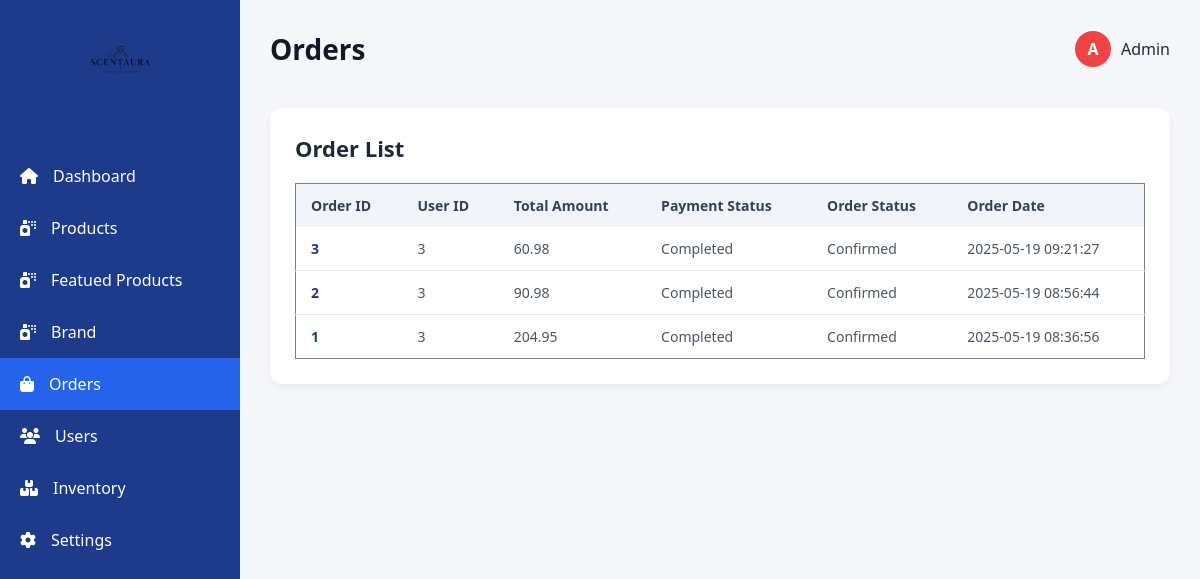
Screenshot of /admin/orders.php (signed in) with the database file from the repository.
### tables this page shows
CREATE TABLE `orders` (
  `order_id` int(11) NOT NULL,
  `user_id` int(11) NOT NULL,
  `total_amount` decimal(10,2) NOT NULL,
  `payment_status` enum('pending','completed','failed') DEFAULT 'pending',
  `order_status` enum('processing','confirmed','shipped','delivered','cancelled') DEFAULT 'processing',
  `payment_method` varchar(50) DEFAULT NULL,
  `transaction_id` varchar(100) DEFAULT NULL,
  `shipping_address` text DEFAULT NULL,
  `billing_address` text DEFAULT NULL,
  `order_date` timestamp NOT NULL DEFAULT current_timestamp()
);

### admin/orders.php (the view, shortened to what this page needs)
<?php
  include '../db.php';
$orderQuery = "SELECT * FROM orders ORDER BY order_date DESC";
$result = mysqli_query($conn, $orderQuery);
?>
<!DOCTYPE html>
<html lang="en">
<head>
  <link rel="stylesheet" href="https://cdnjs.cloudflare.com/ajax/libs/font-awesome/6.4.0/css/all.min.css"/>
  <link rel="stylesheet" href="style.css?v=<?php echo time(); ?>"/>
  <link rel="stylesheet" href="orders.css?v=<?php echo time(); ?>"/>
</head>
<body>
<div class="admin-container">
    <aside class="sidebar">
      <div class="sidebar-logo">
        <img src="../components/logo/logo.png" alt="ScentAura Logo">
      </div>
      <ul class="nav-links">
        <li><a href="dashboard.php"><i class="fas fa-home"></i> Dashboard</a></li>
        <li><a href="product.php"><i class="fas fa-spray-can"></i> Products</a></li>
        <li><a href="featured_products.php"><i class="fas fa-spray-can"></i>Featued Products</a></li>
        <li><a href="brand.php"><i class="fas fa-spray-can"></i>Brand</a></li>
        <li><a href="orders.php" class="active"><i class="fas fa-shopping-bag"></i> Orders</a></li>
        <li><a href="users.php"><i class="fas fa-users"></i> Users</a></li>
        <li><a href="inventory.php"><i class="fas fa-boxes"></i> Inventory</a></li>
        <li><a href="settings.php"><i class="fas fa-cog"></i> Settings</a></li>
      </ul>
    </aside>
    <div class="main-content">
        <div class="main-header">
            <h1>Orders</h1>
            <div class="user-profile">
                <div class="avatar">A</div>
                <p>Admin</p>
            </div>
        </div>
        <div class="orders-table">
            <h2>Order List</h2>
            <table border="1" cellpadding="10">
                <thead>
                    <tr>
                        <th>Order ID</th>
                        <th>User ID</th>
                        <th>Total Amount</th>
                        <th>Payment Status</th>
                        <th>Order Status</th>
                        <th>Order Date</th>
                    </tr>
                </thead>
                <tbody>
                    <?php
                    if (mysqli_num_rows($result) > 0) {
                        while ($order = mysqli_fetch_assoc($result)) {
                            echo '<tr>';
                            echo '<td>' . $order['order_id'] . '</td>';
                            echo '<td>' . $order['user_id'] . '</td>';
                            echo '<td>' . $order['total_amount'] . '</td>';
                            echo '<td>' . ucfirst($order['payment_status']) . '</td>';
                            echo '<td>' . ucfirst($order['order_status']) . '</td>';
                            echo '<td>' . $order['order_date'] . '</td>';
                            echo '</tr>';
                        }
                    } else {
                        echo '<tr><td colspan="6">No orders found</td></tr>';
                    }
                    ?>
                </tbody>
            </table>
        </div>
    </div>
</div>
</body>
</html>

### admin/style.css (style rules this page uses)
* { margin: 0; padding: 0; box-sizing: border-box; }
body { font-family: 'Segoe UI', sans-serif; background-color: #f5f7fa; color: #1f2937; }
.admin-container { display: flex; min-height: 100vh; overflow: hidden; }
.sidebar { width: 240px; background-color: #1E3A8A; color: #fff; display: flex; flex-direction: column; padding: 20px 0; position: fixed; height: 100%; left: 0; top: 0; z-index: 1000; }
.sidebar-logo { display: flex; flex-direction: column; align-items: center; }
.sidebar-logo img { width: 80px; height: 80px; object-fit: contain; margin-bottom: 10px; }
.nav-links { list-style: none; margin-top: 40px; width: 100%; }
.nav-links li { width: 100%; }
.nav-links a { display: flex; align-items: center; gap: 15px; padding: 15px 20px; text-decoration: none; color: #fff; font-size: 16px; transition: background 0.2s ease; }
.nav-links a:hover, .nav-links a.active { background-color: #2563eb; }
.main-content { margin-left: 240px; padding: 30px; width: 100%; }
.main-header { display: flex; justify-content: space-between; align-items: center; margin-bottom: 40px; }
.main-header h1 { font-size: 28px; color: #111827; }
.user-profile { display: flex; align-items: center; gap: 10px; }
.avatar { background-color: #ef4444; color: #fff; width: 36px; height: 36px; display: flex; align-items: center; justify-content: center; border-radius: 50%; font-weight: bold; }

### admin/orders.css (style rules this page uses)
.orders-table { background-color: #fff; border-radius: 12px; padding: 25px; box-shadow: 0 4px 8px rgba(0, 0, 0, 0.05); margin-bottom: 40px; }
.orders-table h2 { font-size: 22px; margin-bottom: 20px; color: #1e293b; }
table { width: 100%; border-collapse: collapse; font-size: 14px; }
table th { background-color: #f1f5f9; color: #334155; font-weight: 600; text-align: left; padding: 12px 15px; border: none; }
table tbody tr { border-bottom: 1px solid #e5e7eb; transition: background-color 0.2s ease; }
table tbody tr:last-child { border-bottom: none; }
table td { padding: 12px 15px; color: #4b5563; border: none; }
table td:nth-child(4), table td:nth-child(5) { font-weight: 500; }
td:first-child { font-weight: 600; color: #1e3a8a; }

### rows the page displays
orders: order_id "3", user "3", total_amount "60.98", payment_status "Completed", order_status "Confirmed", order_date "2025-05-19 09:21:27"
orders: order_id "2", user "3", total_amount "90.98", payment_status "Completed", order_status "Confirmed", order_date "2025-05-19 08:56:44"
orders: order_id "1", user "3", total_amount "204.95", payment_status "Completed", order_status "Confirmed", order_date "2025-05-19 08:36:56"
